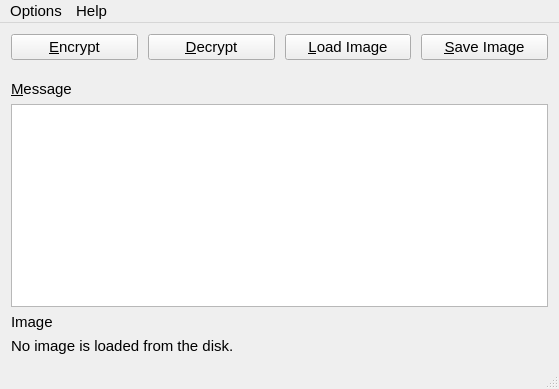
<?xml version="1.0" encoding="UTF-8"?>
<ui version="4.0">
 <class>MainWindow</class>
 <widget class="QMainWindow" name="MainWindow">
  <property name="enabled">
   <bool>true</bool>
  </property>
  <property name="geometry">
   <rect>
    <x>0</x>
    <y>0</y>
    <width>559</width>
    <height>389</height>
   </rect>
  </property>
  <property name="sizePolicy">
   <sizepolicy hsizetype="Preferred" vsizetype="Preferred">
    <horstretch>0</horstretch>
    <verstretch>0</verstretch>
   </sizepolicy>
  </property>
  <property name="sizeIncrement">
   <size>
    <width>0</width>
    <height>0</height>
   </size>
  </property>
  <property name="font">
   <font>
    <family>Cantarell</family>
    <pointsize>11</pointsize>
    <weight>50</weight>
    <italic>false</italic>
    <bold>false</bold>
    <strikeout>false</strikeout>
    <stylestrategy>PreferDefault</stylestrategy>
    <kerning>true</kerning>
   </font>
  </property>
  <property name="windowTitle">
   <string>ImageSteganography</string>
  </property>
  <property name="windowIcon">
   <iconset resource="ImageSteganography.qrc">
    <normaloff>:/UI/MainWindow/Graphics/WindowIcon</normaloff>:/UI/MainWindow/Graphics/WindowIcon</iconset>
  </property>
  <property name="windowOpacity">
   <double>1.000000000000000</double>
  </property>
  <property name="layoutDirection">
   <enum>Qt::LeftToRight</enum>
  </property>
  <property name="autoFillBackground">
   <bool>false</bool>
  </property>
  <property name="locale">
   <locale language="English" country="UnitedStates"/>
  </property>
  <property name="tabShape">
   <enum>QTabWidget::Rounded</enum>
  </property>
  <property name="dockNestingEnabled">
   <bool>true</bool>
  </property>
  <property name="dockOptions">
   <set>QMainWindow::AllowNestedDocks|QMainWindow::AllowTabbedDocks|QMainWindow::AnimatedDocks</set>
  </property>
  <property name="unifiedTitleAndToolBarOnMac">
   <bool>false</bool>
  </property>
  <widget class="QWidget" name="centralWidget">
   <property name="minimumSize">
    <size>
     <width>559</width>
     <height>340</height>
    </size>
   </property>
   <layout class="QVBoxLayout" name="centralLayout" stretch="0,0">
    <property name="spacing">
     <number>20</number>
    </property>
    <property name="sizeConstraint">
     <enum>QLayout::SetDefaultConstraint</enum>
    </property>
    <item>
     <layout class="QHBoxLayout" name="topLayout">
      <property name="spacing">
       <number>10</number>
      </property>
      <item>
       <widget class="QPushButton" name="encryptButton">
        <property name="statusTip">
         <string>Encrypt the message to the loaded image.</string>
        </property>
        <property name="text">
         <string>&amp;Encrypt</string>
        </property>
       </widget>
      </item>
      <item>
       <widget class="QPushButton" name="decryptButton">
        <property name="statusTip">
         <string>Decrypt the message from the loaded image.</string>
        </property>
        <property name="text">
         <string>&amp;Decrypt</string>
        </property>
        <property name="checkable">
         <bool>false</bool>
        </property>
        <property name="autoDefault">
         <bool>false</bool>
        </property>
        <property name="default">
         <bool>false</bool>
        </property>
        <property name="flat">
         <bool>false</bool>
        </property>
       </widget>
      </item>
      <item>
       <widget class="QPushButton" name="loadButton">
        <property name="statusTip">
         <string>Load an image from the disk.</string>
        </property>
        <property name="text">
         <string>&amp;Load Image</string>
        </property>
       </widget>
      </item>
      <item>
       <widget class="QPushButton" name="saveButton">
        <property name="statusTip">
         <string>Save the image to the disk.</string>
        </property>
        <property name="text">
         <string>&amp;Save Image</string>
        </property>
       </widget>
      </item>
     </layout>
    </item>
    <item>
     <layout class="QVBoxLayout" name="bottomLayout">
      <item>
       <widget class="QLabel" name="messageLabel">
        <property name="frameShape">
         <enum>QFrame::NoFrame</enum>
        </property>
        <property name="text">
         <string>&amp;Message</string>
        </property>
        <property name="textFormat">
         <enum>Qt::AutoText</enum>
        </property>
        <property name="buddy">
         <cstring>messageEdit</cstring>
        </property>
       </widget>
      </item>
      <item>
       <widget class="QPlainTextEdit" name="messageEdit">
        <property name="statusTip">
         <string/>
        </property>
        <property name="tabChangesFocus">
         <bool>false</bool>
        </property>
        <property name="backgroundVisible">
         <bool>false</bool>
        </property>
       </widget>
      </item>
      <item>
       <widget class="QLabel" name="graphicLabel">
        <property name="text">
         <string>Image</string>
        </property>
       </widget>
      </item>
      <item>
       <widget class="QLabel" name="graphicView">
        <property name="text">
         <string>No image is loaded from the disk.</string>
        </property>
        <property name="scaledContents">
         <bool>true</bool>
        </property>
       </widget>
      </item>
     </layout>
    </item>
   </layout>
  </widget>
  <widget class="QMenuBar" name="menuBar">
   <property name="enabled">
    <bool>true</bool>
   </property>
   <property name="geometry">
    <rect>
     <x>0</x>
     <y>0</y>
     <width>559</width>
     <height>26</height>
    </rect>
   </property>
   <widget class="QMenu" name="menuOptions">
    <property name="locale">
     <locale language="English" country="UnitedStates"/>
    </property>
    <property name="title">
     <string>Options</string>
    </property>
    <widget class="QMenu" name="menuAlgorithms">
     <property name="statusTip">
      <string>Select an image steganography algorithm.</string>
     </property>
     <property name="locale">
      <locale language="English" country="UnitedStates"/>
     </property>
     <property name="title">
      <string>Algorithms</string>
     </property>
     <property name="icon">
      <iconset resource="ImageSteganography.qrc">
       <normaloff>:/UI/MainWindow/Graphics/AlgorithmsIcon</normaloff>:/UI/MainWindow/Graphics/AlgorithmsIcon</iconset>
     </property>
     <addaction name="actionLSB"/>
    </widget>
    <addaction name="menuAlgorithms"/>
   </widget>
   <widget class="QMenu" name="menuHelp">
    <property name="locale">
     <locale language="English" country="UnitedStates"/>
    </property>
    <property name="title">
     <string>Help</string>
    </property>
    <addaction name="actionAbout"/>
    <addaction name="actionHelp"/>
   </widget>
   <addaction name="menuOptions"/>
   <addaction name="menuHelp"/>
  </widget>
  <widget class="QStatusBar" name="statusBar">
   <property name="enabled">
    <bool>true</bool>
   </property>
   <property name="sizeGripEnabled">
    <bool>true</bool>
   </property>
  </widget>
  <action name="actionLSB">
   <property name="checkable">
    <bool>true</bool>
   </property>
   <property name="checked">
    <bool>true</bool>
   </property>
   <property name="text">
    <string>LSB</string>
   </property>
   <property name="statusTip">
    <string>Least Significant Bit Algorithm.</string>
   </property>
   <property name="shortcut">
    <string notr="true">Ctrl+L</string>
   </property>
  </action>
  <action name="actionAbout">
   <property name="icon">
    <iconset resource="ImageSteganography.qrc">
     <normaloff>:/UI/MainWindow/Graphics/AboutIcon</normaloff>:/UI/MainWindow/Graphics/AboutIcon</iconset>
   </property>
   <property name="text">
    <string>About</string>
   </property>
   <property name="statusTip">
    <string>Show the about window related to this program.</string>
   </property>
   <property name="shortcut">
    <string notr="true">Ctrl+A</string>
   </property>
  </action>
  <action name="actionHelp">
   <property name="icon">
    <iconset resource="ImageSteganography.qrc">
     <normaloff>:/UI/MainWindow/Graphics/HelpIcon</normaloff>:/UI/MainWindow/Graphics/HelpIcon</iconset>
   </property>
   <property name="text">
    <string>Help</string>
   </property>
   <property name="statusTip">
    <string>Open help documentation.</string>
   </property>
   <property name="shortcut">
    <string notr="true">Ctrl+H</string>
   </property>
  </action>
 </widget>
 <layoutdefault spacing="6" margin="11"/>
 <tabstops>
  <tabstop>messageEdit</tabstop>
  <tabstop>loadButton</tabstop>
  <tabstop>encryptButton</tabstop>
  <tabstop>saveButton</tabstop>
  <tabstop>decryptButton</tabstop>
 </tabstops>
 <resources>
  <include location="ImageSteganography.qrc"/>
 </resources>
 <connections/>
</ui>
